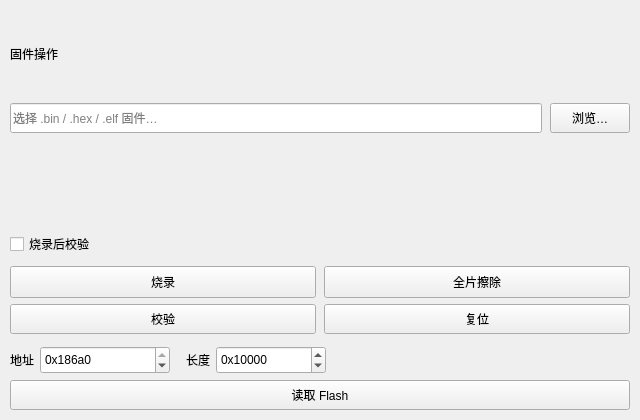
<?xml version="1.0" encoding="UTF-8"?>
<ui version="4.0">
 <class>FlashPanel</class>
 <widget class="QFrame" name="FlashPanel">
  <property name="geometry">
   <rect>
    <x>0</x>
    <y>0</y>
    <width>640</width>
    <height>420</height>
   </rect>
  </property>
  <layout class="QVBoxLayout" name="rootLayout">
   <property name="leftMargin">
    <number>10</number>
   </property>
   <property name="topMargin">
    <number>10</number>
   </property>
   <property name="rightMargin">
    <number>10</number>
   </property>
   <property name="bottomMargin">
    <number>10</number>
   </property>
   <property name="spacing">
    <number>6</number>
   </property>
   <item>
    <widget class="QLabel" name="panelTitle">
     <property name="text">
      <string>固件操作</string>
     </property>
    </widget>
   </item>
   <item>
    <layout class="QHBoxLayout" name="fileRow">
     <property name="spacing">
      <number>8</number>
     </property>
     <item>
      <widget class="QLineEdit" name="fwEdit">
       <property name="minimumSize">
        <size>
         <width>0</width>
         <height>30</height>
        </size>
       </property>
       <property name="placeholderText">
        <string>选择 .bin / .hex / .elf 固件…</string>
       </property>
      </widget>
     </item>
     <item>
      <widget class="QPushButton" name="browseBtn">
       <property name="minimumSize">
        <size>
         <width>72</width>
         <height>30</height>
        </size>
       </property>
       <property name="text">
        <string>浏览…</string>
       </property>
      </widget>
     </item>
    </layout>
   </item>
   <item>
    <widget class="QLabel" name="fwInfo">
     <property name="text">
      <string/>
     </property>
    </widget>
   </item>
   <item>
    <widget class="QCheckBox" name="verifyCheck">
     <property name="text">
      <string>烧录后校验</string>
     </property>
    </widget>
   </item>
   <item>
    <spacer name="spA">
     <property name="orientation">
      <enum>Qt::Vertical</enum>
     </property>
     <property name="sizeType">
      <enum>QSizePolicy::Fixed</enum>
     </property>
     <property name="sizeHint" stdset="0">
      <size>
       <width>0</width>
       <height>4</height>
      </size>
     </property>
    </spacer>
   </item>
   <item>
    <layout class="QHBoxLayout" name="rowPrimary">
     <property name="spacing">
      <number>8</number>
     </property>
     <item>
      <widget class="QPushButton" name="programBtn">
       <property name="minimumSize">
        <size>
         <width>0</width>
         <height>32</height>
        </size>
       </property>
       <property name="text">
        <string>烧录</string>
       </property>
      </widget>
     </item>
     <item>
      <widget class="QPushButton" name="eraseBtn">
       <property name="minimumSize">
        <size>
         <width>0</width>
         <height>32</height>
        </size>
       </property>
       <property name="text">
        <string>全片擦除</string>
       </property>
      </widget>
     </item>
    </layout>
   </item>
   <item>
    <layout class="QHBoxLayout" name="rowSecondary">
     <property name="spacing">
      <number>8</number>
     </property>
     <item>
      <widget class="QPushButton" name="verifyBtn">
       <property name="minimumSize">
        <size>
         <width>0</width>
         <height>30</height>
        </size>
       </property>
       <property name="text">
        <string>校验</string>
       </property>
      </widget>
     </item>
     <item>
      <widget class="QPushButton" name="resetBtn">
       <property name="minimumSize">
        <size>
         <width>0</width>
         <height>30</height>
        </size>
       </property>
       <property name="text">
        <string>复位</string>
       </property>
      </widget>
     </item>
    </layout>
   </item>
   <item>
    <spacer name="spB">
     <property name="orientation">
      <enum>Qt::Vertical</enum>
     </property>
     <property name="sizeType">
      <enum>QSizePolicy::Fixed</enum>
     </property>
     <property name="sizeHint" stdset="0">
      <size>
       <width>0</width>
       <height>6</height>
      </size>
     </property>
    </spacer>
   </item>
   <item>
    <layout class="QHBoxLayout" name="readRow">
     <property name="spacing">
      <number>6</number>
     </property>
     <item>
      <widget class="QLabel" name="lblAddr">
       <property name="text">
        <string>地址</string>
       </property>
      </widget>
     </item>
     <item>
      <widget class="QSpinBox" name="addrEdit">
       <property name="minimumSize">
        <size>
         <width>130</width>
         <height>28</height>
        </size>
       </property>
       <property name="maximumSize">
        <size>
         <width>150</width>
         <height>28</height>
        </size>
       </property>
       <property name="prefix">
        <string>0x</string>
       </property>
       <property name="displayIntegerBase">
        <number>16</number>
       </property>
       <property name="minimum">
        <number>0</number>
       </property>
       <property name="maximum">
        <number>2147483647</number>
       </property>
       <property name="singleStep">
        <number>256</number>
       </property>
       <property name="value">
        <number>134217728</number>
       </property>
      </widget>
     </item>
     <item>
      <spacer name="readMidSpacer">
       <property name="orientation">
        <enum>Qt::Horizontal</enum>
       </property>
       <property name="sizeType">
        <enum>QSizePolicy::Fixed</enum>
       </property>
       <property name="sizeHint" stdset="0">
        <size>
         <width>10</width>
         <height>10</height>
        </size>
       </property>
      </spacer>
     </item>
     <item>
      <widget class="QLabel" name="lblSize">
       <property name="text">
        <string>长度</string>
       </property>
      </widget>
     </item>
     <item>
      <widget class="QSpinBox" name="sizeEdit">
       <property name="minimumSize">
        <size>
         <width>110</width>
         <height>28</height>
        </size>
       </property>
       <property name="maximumSize">
        <size>
         <width>130</width>
         <height>28</height>
        </size>
       </property>
       <property name="prefix">
        <string>0x</string>
       </property>
       <property name="displayIntegerBase">
        <number>16</number>
       </property>
       <property name="minimum">
        <number>0</number>
       </property>
       <property name="maximum">
        <number>2147483647</number>
       </property>
       <property name="singleStep">
        <number>4096</number>
       </property>
       <property name="value">
        <number>65536</number>
       </property>
      </widget>
     </item>
     <item>
      <spacer name="readEndSpacer">
       <property name="orientation">
        <enum>Qt::Horizontal</enum>
       </property>
       <property name="sizeHint" stdset="0">
        <size>
         <width>40</width>
         <height>20</height>
        </size>
       </property>
      </spacer>
     </item>
    </layout>
   </item>
   <item>
    <widget class="QPushButton" name="readBtn">
     <property name="minimumSize">
      <size>
       <width>0</width>
       <height>30</height>
      </size>
     </property>
     <property name="text">
      <string>读取 Flash</string>
     </property>
    </widget>
   </item>
  </layout>
 </widget>
 <resources/>
 <connections/>
</ui>
